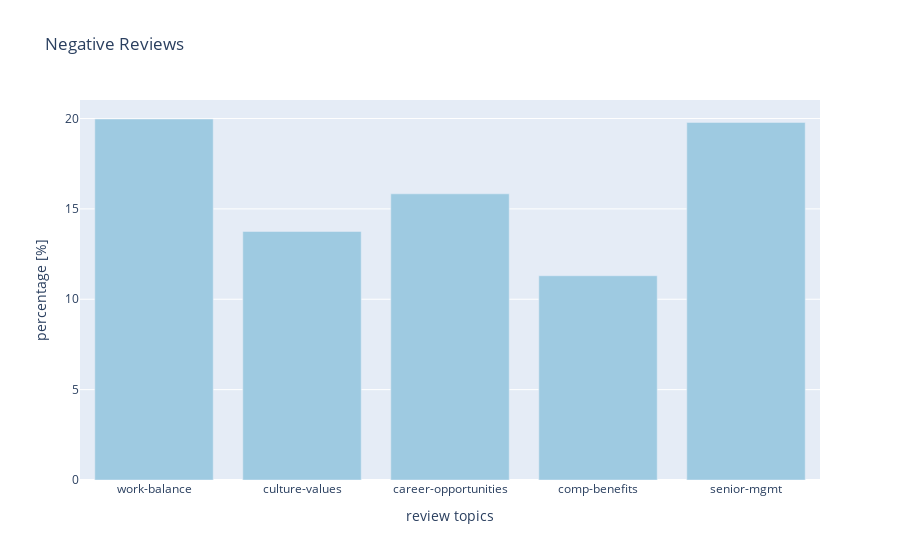

Notebook code cell kept with this figure:
### Code cell
import plotly.express as px

color = '#ff0000'

fig = px.bar(df_trans_2, x='review topics', y='percentage [%]', title="Negative Reviews")
fig.update_traces(marker_color='rgb(158,202,225)')
fig.show()

### Figure 1 — Plotly figure (JSON) as saved in the notebook; plotly's stock layout.template omitted (floating-point values rounded to 4 significant figures)
{"data": [{"alignmentgroup": "True", "hovertemplate": "review topics=%{x}<br>percentage [%]=%{y}<extra></extra>", "legendgroup": "", "marker": {"color": "rgb(158,202,225)"}, "name": "", "offsetgroup": "", "orientation": "v", "showlegend": false, "textposition": "auto", "type": "bar", "x": ["work-balance", "culture-values", "career-opportunities", "comp-benefits", "senior-mgmt"], "xaxis": "x", "y": [19.97, 13.75, 15.83, 11.3, 19.79], "yaxis": "y"}], "layout": {"barmode": "relative", "legend": {"tracegroupgap": 0}, "title": {"text": "Negative Reviews"}, "xaxis": {"anchor": "y", "domain": [0, 1], "title": {"text": "review topics"}}, "yaxis": {"anchor": "x", "domain": [0, 1], "title": {"text": "percentage [%]"}}}}
